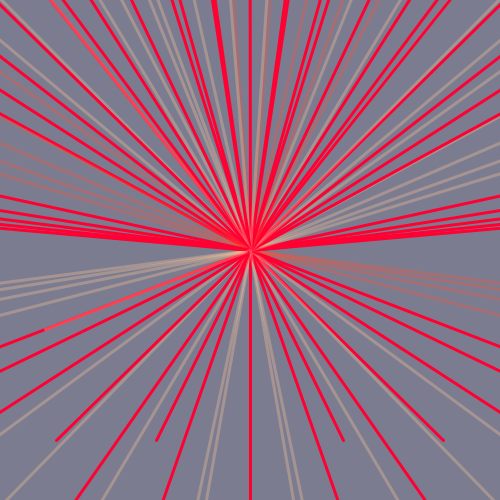
Frame 1 (no input)
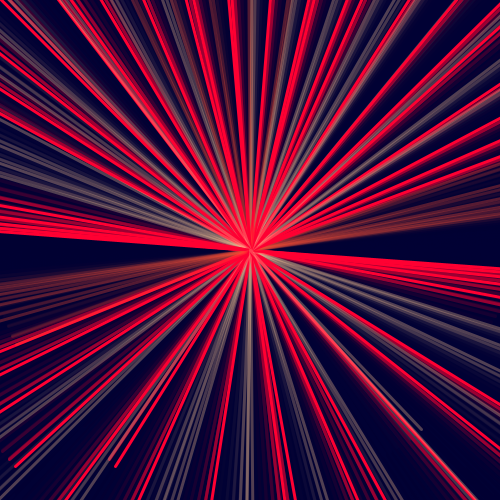
Frame 60 (the mouse pressed at the canvas centre just before this capture)
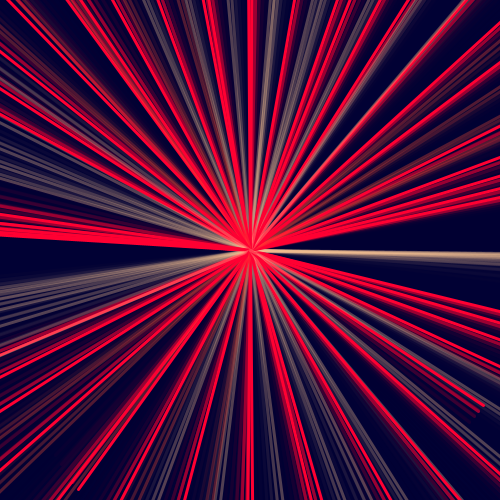
Frame 120 (the mouse held since frame 60 and released just before this capture)

The Processing sketch that drew these frames (run headless with seeded random() and noise(); from frame 60 on, the mouse is pressed at the canvas centre):

// Processing sketch: processing_155205
// ── processing_155205.pde

//Day 12: kinda 2001 space odessy day

int num = 20;
int numShapes = 5;
float x;
float y;
float pulse = 10;
float degrees = 0;
float growthSpeed = 1;
float growthDirection = 1;
float base = 50;


void setup() {
  size(500, 500);
}

void draw() {
  noStroke();
  fill(0,0,50, 100);
  rect(0,0,width,height);
  // match rotation to frameCount
  degrees = frameCount/2;
  // pulsing to creative movement for the x of the curve
  pulse = pulse + (growthSpeed * growthDirection);
  //stroke pulse
  if(pulse > 500 || pulse < 1){
    growthDirection *= -1;
  } 
  
  float baseAdd = 0;
  for(int i = 0; i < numShapes; i++){
  flower(base+ baseAdd, base/2);
  baseAdd = baseAdd + width/numShapes;
  }

 
}

void flower(float posX1, float posY1){
    strokeWeight(3);
  //look through line points
  for(int i = 0; i< num; i++){
    if(i % 2 == 0){
      stroke(255,0,50);
    } else if(i % 3 == 0){
      stroke(255,80,50,80);
  } else{
      stroke(255,200,150,80);
    }

  // generate 2nd point in a circle, distributed by num of points
  float angle=TWO_PI/(float)num;
  float baseRadius= 500;
  x = baseRadius*sin(angle*i+radians(degrees));
  y = baseRadius*cos(angle*i+radians(degrees));
  
  //positioning
  x = x + posX1;
  y = y + posY1; 
  
  line(x,y+pulse,width/2,height/2);
  
  }
}
